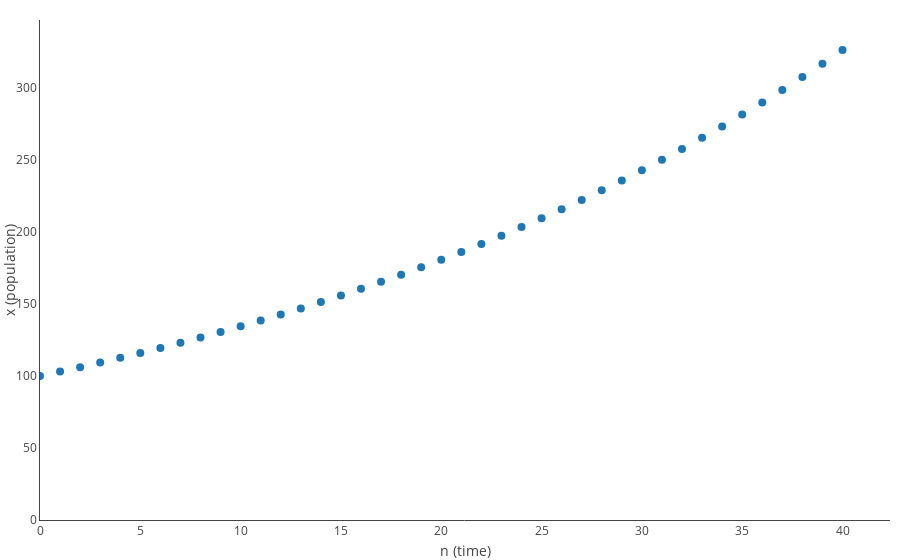

The notebook cell saved with this chart:
### Markdown cell above
### Better yet, plot them!

### Code cell
initial_state = 100
state_list = [initial_state]
for n in range(40):
    next_state = f(state_list[-1])
    state_list.append(next_state)

n_list = list(range(len(state_list)))
points = np.array((n_list, state_list)).transpose()

figure, plot = plt.make_figure()
plot.axes_ranges("tozero", "tozero")
plot.axes_labels("n (time)", "x (population)")
plot.points = plt.points(points, showlegend=False)
figure

### Figure 1 — Plotly figure (JSON) as saved in the notebook; plotly's stock layout.template omitted (floating-point values rounded to 4 significant figures)
{"data": [{"marker": {"size": 8}, "mode": "markers", "showlegend": false, "type": "scatter", "x": [0, 1, 2, 3, 4, 5, 6, 7, 8, 9, 10, 11, 12, 13, 14, 15, 16, 17, 18, 19, 20, 21, 22, 23, 24, 25, 26, 27, 28, 29, 30, 31, 32, 33, 34, 35, 36, 37, 38, 39, 40], "xaxis": "x", "y": [100, 103, 106.1, 109.3, 112.6, 115.9, 119.4, 123.0, 126.7, 130.5, 134.4, 138.4, 142.6, 146.9, 151.3, 155.8, 160.5, 165.3, 170.2, 175.4, 180.6, 186.0, 191.6, 197.4, 203.3, 209.4, 215.7, 222.1, 228.8, 235.7, 242.7, 250.0, 257.5, 265.2, 273.2, 281.4, 289.8, 298.5, 307.5, 316.7, 326.2], "yaxis": "y"}], "layout": {"xaxis": {"anchor": "y", "domain": [0, 1], "rangemode": "tozero", "title": {"text": "n (time)"}}, "yaxis": {"anchor": "x", "domain": [0, 1], "rangemode": "tozero", "title": {"text": "x (population)"}}}}
